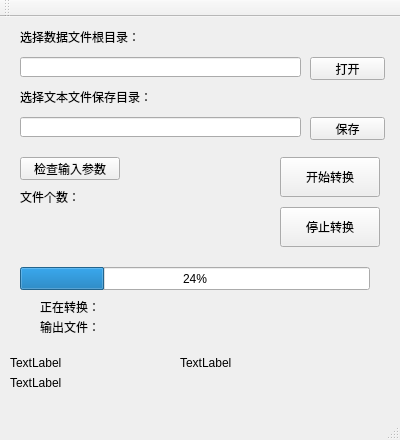
<?xml version="1.0" encoding="UTF-8"?>
<ui version="4.0">
 <class>MainWindow</class>
 <widget class="QMainWindow" name="MainWindow">
  <property name="geometry">
   <rect>
    <x>0</x>
    <y>0</y>
    <width>400</width>
    <height>440</height>
   </rect>
  </property>
  <property name="windowTitle">
   <string>数据格式转换工具</string>
  </property>
  <widget class="QWidget" name="centralWidget">
   <widget class="QLabel" name="label">
    <property name="geometry">
     <rect>
      <x>20</x>
      <y>10</y>
      <width>200</width>
      <height>20</height>
     </rect>
    </property>
    <property name="text">
     <string>选择数据文件根目录：</string>
    </property>
   </widget>
   <widget class="QLineEdit" name="lineEdit_InputFile">
    <property name="geometry">
     <rect>
      <x>20</x>
      <y>40</y>
      <width>281</width>
      <height>20</height>
     </rect>
    </property>
   </widget>
   <widget class="QPushButton" name="pushButton_open">
    <property name="geometry">
     <rect>
      <x>310</x>
      <y>40</y>
      <width>75</width>
      <height>23</height>
     </rect>
    </property>
    <property name="text">
     <string>打开</string>
    </property>
   </widget>
   <widget class="QLineEdit" name="lineEdit_OutputFile">
    <property name="geometry">
     <rect>
      <x>20</x>
      <y>100</y>
      <width>281</width>
      <height>20</height>
     </rect>
    </property>
    <property name="text">
     <string/>
    </property>
   </widget>
   <widget class="QPushButton" name="pushButton_save">
    <property name="geometry">
     <rect>
      <x>310</x>
      <y>100</y>
      <width>75</width>
      <height>23</height>
     </rect>
    </property>
    <property name="text">
     <string>保存</string>
    </property>
   </widget>
   <widget class="QLabel" name="label_2">
    <property name="geometry">
     <rect>
      <x>20</x>
      <y>70</y>
      <width>200</width>
      <height>20</height>
     </rect>
    </property>
    <property name="text">
     <string>选择文本文件保存目录：</string>
    </property>
   </widget>
   <widget class="QProgressBar" name="progressBar">
    <property name="geometry">
     <rect>
      <x>20</x>
      <y>250</y>
      <width>350</width>
      <height>23</height>
     </rect>
    </property>
    <property name="value">
     <number>24</number>
    </property>
   </widget>
   <widget class="QPushButton" name="pushButton_start">
    <property name="geometry">
     <rect>
      <x>280</x>
      <y>140</y>
      <width>100</width>
      <height>40</height>
     </rect>
    </property>
    <property name="text">
     <string>开始转换</string>
    </property>
   </widget>
   <widget class="QPushButton" name="pushButton_stop">
    <property name="geometry">
     <rect>
      <x>280</x>
      <y>190</y>
      <width>100</width>
      <height>40</height>
     </rect>
    </property>
    <property name="text">
     <string>停止转换</string>
    </property>
   </widget>
   <widget class="QPushButton" name="pushButton_check">
    <property name="geometry">
     <rect>
      <x>20</x>
      <y>140</y>
      <width>100</width>
      <height>23</height>
     </rect>
    </property>
    <property name="text">
     <string>检查输入参数</string>
    </property>
   </widget>
   <widget class="QLabel" name="label_filenum">
    <property name="geometry">
     <rect>
      <x>20</x>
      <y>170</y>
      <width>200</width>
      <height>20</height>
     </rect>
    </property>
    <property name="text">
     <string>文件个数：</string>
    </property>
   </widget>
   <widget class="QLabel" name="label_CurrentInput">
    <property name="geometry">
     <rect>
      <x>40</x>
      <y>280</y>
      <width>300</width>
      <height>20</height>
     </rect>
    </property>
    <property name="text">
     <string>正在转换：</string>
    </property>
   </widget>
   <widget class="QLabel" name="label_CurrentOutput">
    <property name="geometry">
     <rect>
      <x>40</x>
      <y>300</y>
      <width>300</width>
      <height>20</height>
     </rect>
    </property>
    <property name="text">
     <string>输出文件：</string>
    </property>
   </widget>
   <widget class="QLabel" name="label_MainWindow_ShowTime">
    <property name="geometry">
     <rect>
      <x>10</x>
      <y>340</y>
      <width>150</width>
      <height>12</height>
     </rect>
    </property>
    <property name="text">
     <string>TextLabel</string>
    </property>
   </widget>
   <widget class="QLabel" name="label_sysset_cpu">
    <property name="geometry">
     <rect>
      <x>10</x>
      <y>360</y>
      <width>300</width>
      <height>12</height>
     </rect>
    </property>
    <property name="text">
     <string>TextLabel</string>
    </property>
   </widget>
   <widget class="QLabel" name="label_run_time">
    <property name="geometry">
     <rect>
      <x>180</x>
      <y>340</y>
      <width>150</width>
      <height>12</height>
     </rect>
    </property>
    <property name="text">
     <string>TextLabel</string>
    </property>
   </widget>
  </widget>
  <widget class="QMenuBar" name="menuBar">
   <property name="geometry">
    <rect>
     <x>0</x>
     <y>0</y>
     <width>400</width>
     <height>23</height>
    </rect>
   </property>
  </widget>
  <widget class="QToolBar" name="mainToolBar">
   <attribute name="toolBarArea">
    <enum>TopToolBarArea</enum>
   </attribute>
   <attribute name="toolBarBreak">
    <bool>false</bool>
   </attribute>
  </widget>
  <widget class="QStatusBar" name="statusBar"/>
 </widget>
 <layoutdefault spacing="6" margin="11"/>
 <resources/>
 <connections/>
</ui>
